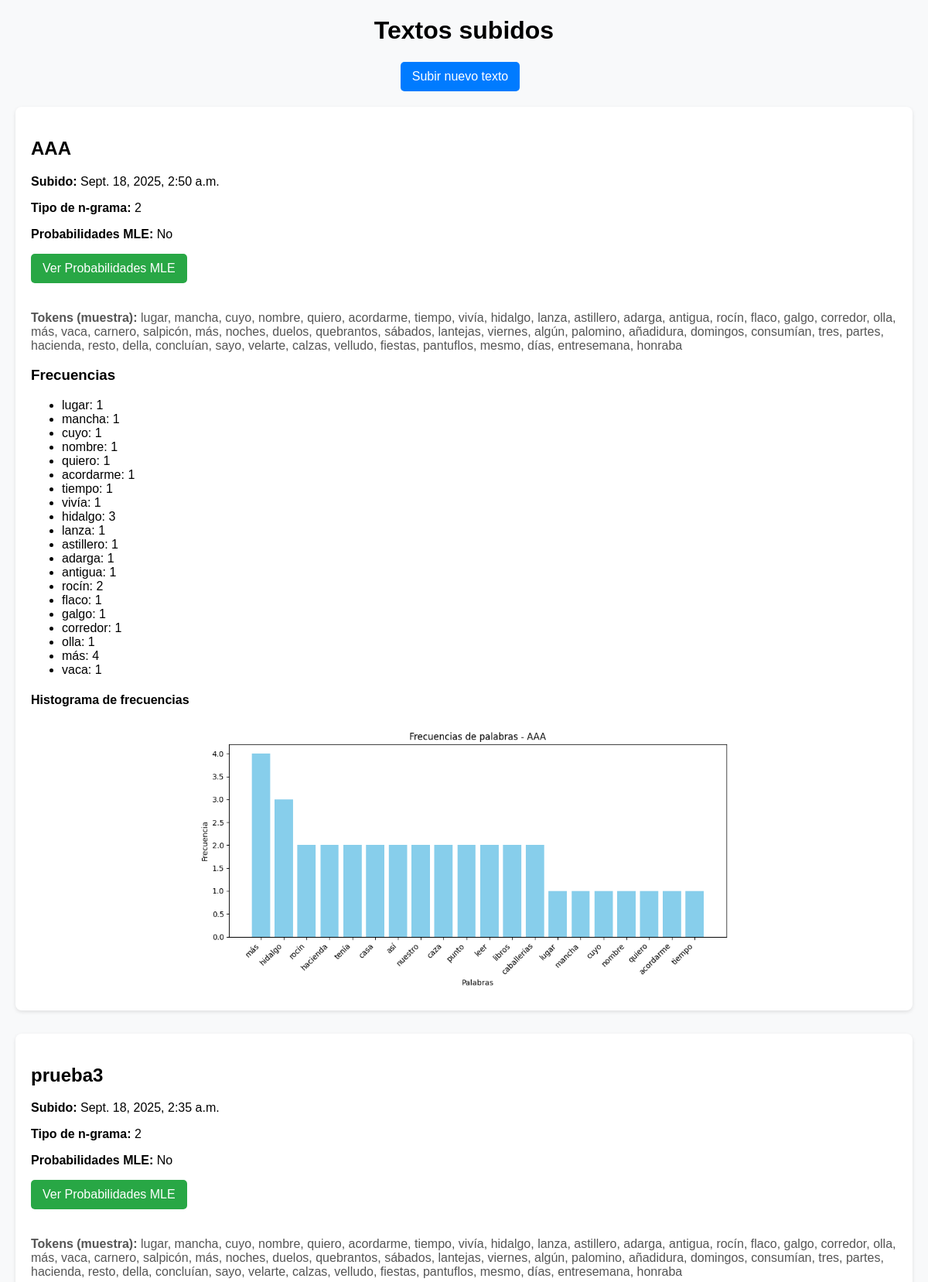
The page / (upper part) on the database its author committed.
### analisis/models.py (models this page shows, shortened)
class TextoAnalizado(models.Model):
    tokens_json = models.JSONField(default=list, blank=True)
    nube_imagen = models.ImageField(upload_to='wordclouds/', null=True, blank=True)
    titulo = models.CharField(max_length=200)
    archivo = models.FileField(upload_to='textos/')
    fecha_subida = models.DateTimeField(auto_now_add=True)
    tipo_ngram = models.IntegerField(default=2)  # Nuevo campo
    calcular_probabilidades = models.BooleanField(default=False)  # Nuevo campo

class Palabra(models.Model):
    texto = models.ForeignKey(TextoAnalizado, on_delete=models.CASCADE, related_name='palabras')
    contenido = models.CharField(max_length=100)
    frecuencia = models.IntegerField()

### analisis/views.py (the view)
# urls.py: path('', views.lista_textos, name='lista_textos'),
def lista_textos(request):
    textos = TextoAnalizado.objects.all().order_by('-fecha_subida')
    return render(request, 'analisis/lista.html', {'textos': textos})

### analisis/templates/analisis/lista.html (shortened to what this page needs)
<!DOCTYPE html>
<html lang="es">
<head>
</head>
<body>
    <h1>Textos subidos</h1>
    <div style="text-align:center;">
        <a href="{% url 'subir_texto' %}" class="button">Subir nuevo texto</a>
    </div>
    {% if textos %}
        {% for texto in textos %}
            <div class="texto-container">
                <h2>{{ texto.titulo }}</h2>
                <p><strong>Subido:</strong> {{ texto.fecha_subida }}</p>
                <p><strong>Tipo de n-grama:</strong> {{ texto.tipo_ngram }}</p>
                <p><strong>Probabilidades MLE:</strong> {{ texto.calcular_probabilidades|yesno:"Sí,No" }}</p>
                <div class="actions">
                    <a href="{% url 'ngram_mle' texto.id %}" class="button mle">
                        Ver Probabilidades MLE
                    </a>
                </div>
                {% if texto.tokens_json %}
                    <p class="tokens"><strong>Tokens (muestra):</strong>
                        {{ texto.tokens_json|slice:":50"|join:", " }}
                    </p>
                {% endif %}
                <h3>Frecuencias</h3>
                <ul>
                    {% for palabra in texto.palabras.all|slice:":20" %}
                        <li>{{ palabra.contenido }}: {{ palabra.frecuencia }}</li>
                    {% endfor %}
                </ul>
                {% if texto.nube_imagen %}
                    <div class="histograma">
                        <h4>Histograma de frecuencias</h4>
                        <img src="{{ texto.nube_imagen.url }}"
                             alt="Histograma de {{ texto.titulo }}">
                    </div>
                {% endif %}
            </div>
        {% endfor %}
    {% else %}
        <p style="text-align:center;">No hay textos todavía.</p>
    {% endif %}
</body>
</html>

### analisis/templates/analisis/lista.html (style rules this page uses)
body { font-family: Arial, sans-serif; background: #f8f9fa; margin: 20px; }
h1 { text-align: center; }
.texto-container { background: #fff; padding: 20px; margin-bottom: 30px; border-radius: 8px; box-shadow: 0 2px 5px rgba(0,0,0,0.1); }
.histograma img { max-width: 700px; width: 100%; height: auto; display: block; margin: 0 auto; }
.tokens { color: #555; }
a.button { display: inline-block; padding: 10px 15px; background: #007bff; color: #fff; text-decoration: none; border-radius: 5px; margin-bottom: 20px; margin-right: 10px; }
a.button.mle { background: #28a745; }
.actions { margin: 15px 0; }

### rows shown on the page
TextoAnalizado: titulo "AAA", fecha_subida "Sept. 18, 2025, 2:50 a.m.", tipo_ngram "2", calcular_probabilidades "No", tokens_json "lugar, mancha, cuyo, nombre, quiero, acordarme, tiempo, vivía, hidalgo, lanza, astillero, adarga, antigua, rocín, flaco, galgo, corredor, olla, más, vaca, carnero, salpicón, más, noches, duelos, quebrantos, sábados, lantejas, viernes, algún, palomino, añadidura, domingos, consumían, tres, partes, hacienda, resto, della, concluían, sayo, velarte, calzas, velludo, fiestas, pantuflos, mesmo, días, entresemana, honraba", nube_imagen (picture)
Palabra: contenido "lugar", frecuencia "1"
Palabra: contenido "mancha", frecuencia "1"
Palabra: contenido "cuyo", frecuencia "1"
Palabra: contenido "nombre", frecuencia "1"
Palabra: contenido "quiero", frecuencia "1"
Palabra: contenido "acordarme", frecuencia "1"
Palabra: contenido "tiempo", frecuencia "1"
Palabra: contenido "vivía", frecuencia "1"
Palabra: contenido "hidalgo", frecuencia "3"
Palabra: contenido "lanza", frecuencia "1"
Palabra: contenido "astillero", frecuencia "1"
Palabra: contenido "adarga", frecuencia "1"
Palabra: contenido "antigua", frecuencia "1"
Palabra: contenido "rocín", frecuencia "2"
Palabra: contenido "flaco", frecuencia "1"
Palabra: contenido "galgo", frecuencia "1"
Palabra: contenido "corredor", frecuencia "1"
Palabra: contenido "olla", frecuencia "1"
Palabra: contenido "más", frecuencia "4"
Palabra: contenido "vaca", frecuencia "1"
TextoAnalizado: titulo "prueba3", fecha_subida "Sept. 18, 2025, 2:35 a.m.", tipo_ngram "2", calcular_probabilidades "No", tokens_json "lugar, mancha, cuyo, nombre, quiero, acordarme, tiempo, vivía, hidalgo, lanza, astillero, adarga, antigua, rocín, flaco, galgo, corredor, olla, más, vaca, carnero, salpicón, más, noches, duelos, quebrantos, sábados, lantejas, viernes, algún, palomino, añadidura, domingos, consumían, tres, partes, hacienda, resto, della, concluían, sayo, velarte, calzas, velludo, fiestas, pantuflos, mesmo, días, entresemana, honraba"
